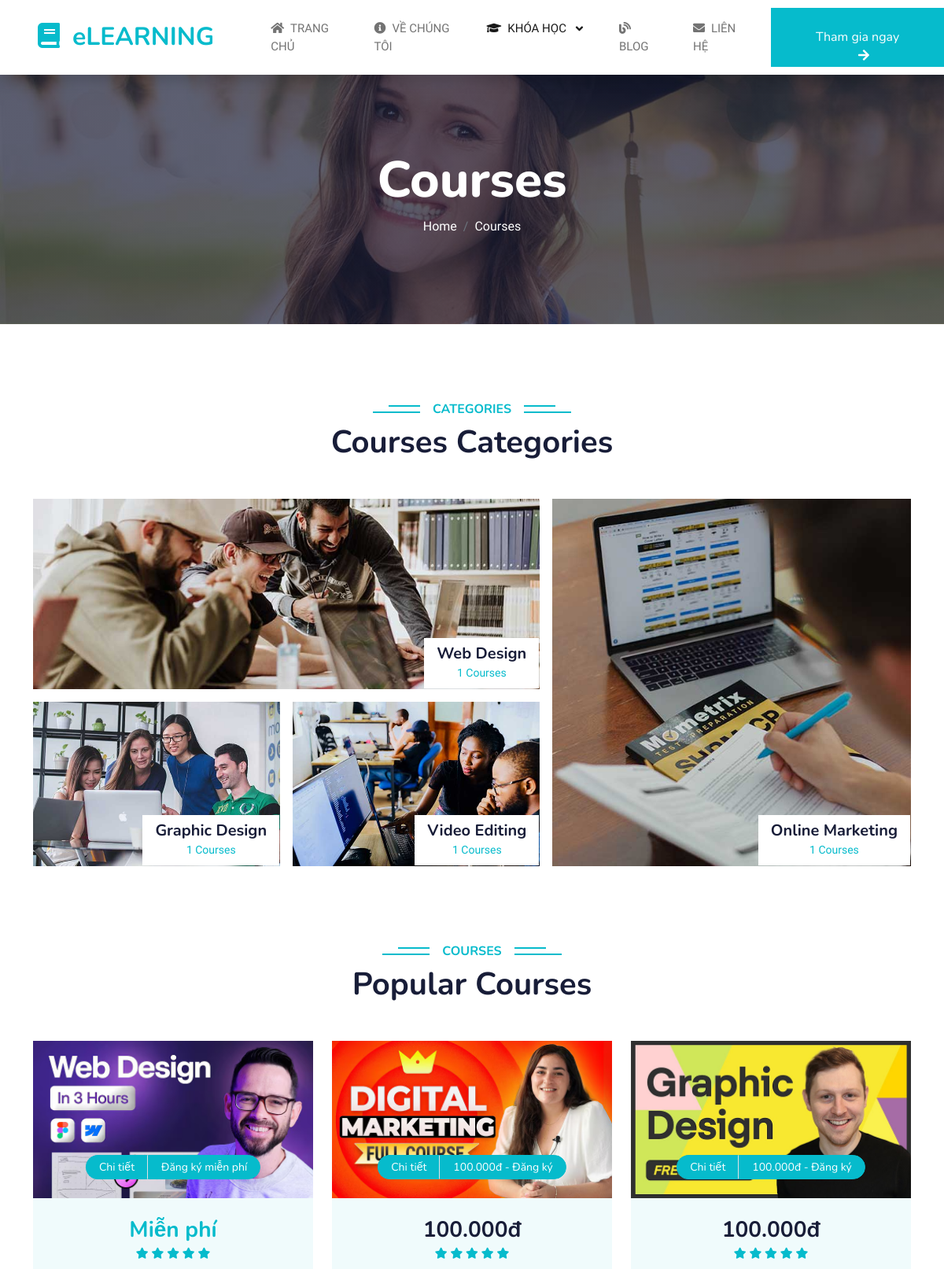
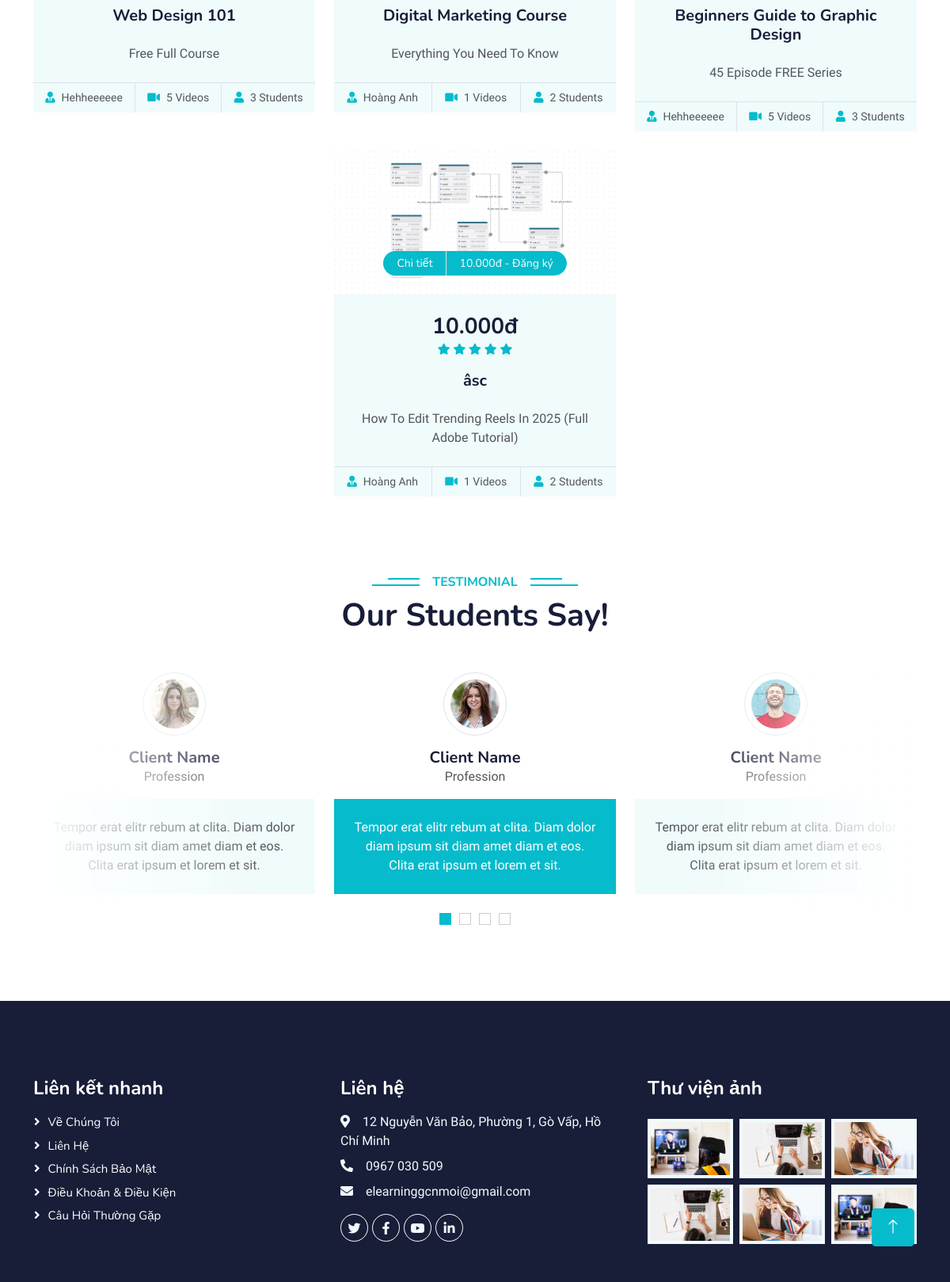
The app's page /public/courses.php with its own data (2 pictures, top to bottom).
### tables this page shows
CREATE TABLE `categories` (
  `id` int(11) NOT NULL,
  `name` varchar(100) DEFAULT NULL
);

CREATE TABLE `courses` (
  `id` int(11) NOT NULL,
  `title` varchar(255) DEFAULT NULL,
  `description` text DEFAULT NULL,
  `price` decimal(10,2) DEFAULT NULL,
  `instructor_id` int(11) DEFAULT NULL,
  `created_at` datetime DEFAULT current_timestamp(),
  `thumbnail` text DEFAULT NULL
);

CREATE TABLE `users` (
  `user_id` int(11) NOT NULL,
  `username` varchar(50) DEFAULT NULL,
  `name` varchar(100) DEFAULT NULL,
  `email` varchar(100) DEFAULT NULL,
  `avatar` text DEFAULT NULL,
  `password` varchar(255) DEFAULT NULL,
  `role` enum('student','instructor','admin') NOT NULL,
  `status` enum('active','inactive') NOT NULL DEFAULT 'active',
  `created_at` datetime DEFAULT current_timestamp()
);

### classes/CourseManager.php (called while the page is built, shortened)
<?php
require_once __DIR__ . '/../public/includes/db.php';
class CourseManager
{
    private $conn;
    public function __construct()
    {
        global $conn;
        $this->conn = $conn;
    }
    public function getAllCategories()
    {
        $stmt = $this->conn->prepare("SELECT id, name FROM categories");
        $stmt->execute();
        $result = $stmt->get_result();
        $categories = array();
        while ($row = $result->fetch_assoc()) {
            $row['course_count'] = $this->countCoursesByCategory($row['id']);
            $categories[] = $row;
        }
        return $categories;
    }
    public function countCoursesByCategory($categoryId)
    {
        $stmt = $this->conn->prepare("
            SELECT COUNT(c.id) as total
            FROM courses c
            JOIN course_categories cc ON c.id = cc.course_id
            WHERE cc.category_id = ?
        ");
        $stmt->bind_param("i", $categoryId);
        $stmt->execute();
        $result = $stmt->get_result();
        $row = $result->fetch_assoc();
        return $row['total'] ?? 0;
    }
    public function getAllCourses()
    {
        $stmt = $this->conn->prepare("SELECT c.*, u.name as instructor_name FROM courses c LEFT JOIN users u ON c.instructor_id = u.user_id");
        $stmt->execute();
        $result = $stmt->get_result();
        $courses = array();
        while ($row = $result->fetch_assoc()) {
            $row['lesson_count'] = $this->countLessonsByCourse($row['id']);
            $row['student_count'] = $this->countStudentsByCourse($row['id']);
            $row['categories'] = $this->getCategoriesByCourse($row['id']);
            $courses[] = $row;
        }
        return $courses;
    }
    private function countLessonsByCourse($courseId)
    {
        $stmt = $this->conn->prepare("SELECT COUNT(*) as total FROM lessons WHERE course_id = ?");
        $stmt->bind_param("i", $courseId);
        $stmt->execute();
        $result = $stmt->get_result();
        $row = $result->fetch_assoc();
        return $row['total'] ?? 0;
    }
    private function countStudentsByCourse($courseId)
    {
        $stmt = $this->conn->prepare("SELECT COUNT(*) as total FROM enrollments WHERE course_id = ?");
        $stmt->bind_param("i", $courseId);
        $stmt->execute();
        $result = $stmt->get_result();
        $row = $result->fetch_assoc();
        return $row['total'] ?? 0;
    }
    private function getCategoriesByCourse($courseId)
    {
        $stmt = $this->conn->prepare("
            SELECT c.id, c.name
            FROM categories c
            JOIN course_categories cc ON c.id = cc.category_id
            WHERE cc.course_id = ?
        ");
        $stmt->bind_param("i", $courseId);
        $stmt->execute();
        $result = $stmt->get_result();
        $categories = array();
        while ($row = $result->fetch_assoc()) {
            $categories[] = $row;
        }
        return $categories;
    }
}

### public/courses.php (the view, shortened to what this page needs)
<?php
require_once '../classes/CourseManager.php';
$courseManager = new CourseManager();
$categoryId = isset($_GET['category']) ? (int)$_GET['category'] : null;
$currentCategory = null;
$userId = isset($_SESSION['user_id']) ? $_SESSION['user_id'] : null;
if ($categoryId) {
    $courses = $courseManager->getCoursesByCategory($categoryId);
    $currentCategory = $courseManager->getCategoryById($categoryId);
} else {
    $courses = $courseManager->getAllCourses();
}
?>
<!DOCTYPE html>
<html lang="en">
<head>
    <link href="https://cdnjs.cloudflare.com/ajax/libs/font-awesome/5.10.0/css/all.min.css" rel="stylesheet">
    <link href="https://cdn.jsdelivr.net/npm/bootstrap-icons@1.4.1/font/bootstrap-icons.css" rel="stylesheet">
    <link href="assets/lib/animate/animate.min.css" rel="stylesheet">
    <link href="assets/lib/owlcarousel/assets/owl.carousel.min.css" rel="stylesheet">
    <link href="assets/css/bootstrap.min.css" rel="stylesheet">
    <link href="assets/css/style.css" rel="stylesheet">
</head>
<body>
    <?php include 'includes/header.php'; ?>
    <div class="container-fluid bg-primary py-5 mb-5 page-header">
        <div class="container py-5">
            <div class="row justify-content-center">
                <div class="col-lg-10 text-center">
                    <h1 class="display-3 text-white animated slideInDown">
                        <?php echo $currentCategory ? $currentCategory['name'] . ' Courses' : 'Courses'; ?>
                    </h1>
                    <nav aria-label="breadcrumb">
                        <ol class="breadcrumb justify-content-center">
                            <li class="breadcrumb-item"><a class="text-white" href="index.php">Home</a></li>
                            <li class="breadcrumb-item"><a class="text-white" href="courses.php">Courses</a></li>
                        </ol>
                    </nav>
                </div>
            </div>
        </div>
    </div>
    <div class="container-xxl py-5 category">
        <div class="container">
            <div class="text-center wow fadeInUp" data-wow-delay="0.1s">
                <h6 class="section-title bg-white text-center text-primary px-3">Categories</h6>
                <h1 class="mb-5">Courses Categories</h1>
            </div>
            <div class="row g-3">
                <div class="col-lg-7 col-md-6">
                    <div class="row g-3">
                        <?php
                        $delay = 0.1;
                        $count = 0;
                        foreach ($categories as $category):
                            if ($count < 3):
                                $colClass = $count == 0 ? 'col-lg-12 col-md-12' : 'col-lg-6 col-md-12';
                        ?>
                                <div class="<?php echo $colClass; ?> wow zoomIn" data-wow-delay="<?php echo $delay; ?>s">
                                    <a class="position-relative d-block overflow-hidden" href="javascript:void(0)"
                                        onclick="filterCoursesByCategory(<?php echo $category['id']; ?>, '<?php echo addslashes($category['name']); ?>')"
                                        data-category-id="<?php echo $category['id']; ?>">
                                        <img class="img-fluid" src="assets/img/cat-<?php echo $count + 1; ?>.jpg" alt="">
                                        <div class="bg-white text-center position-absolute bottom-0 end-0 py-2 px-3" style="margin: 1px;">
                                            <h5 class="m-0"><?php echo $category['name']; ?></h5>
                                            <small class="text-primary"><?php echo $category['course_count']; ?> Courses</small>
                                        </div>
                                    </a>
                                </div>
                        <?php
                                $delay += 0.2;
                                $count++;
                            endif;
                        endforeach;
                        ?>
                    </div>
                </div>
                <?php
                if (isset($categories[3])):
                ?>
                    <div class="col-lg-5 col-md-6 wow zoomIn" data-wow-delay="0.7s" style="min-height: 350px;">
                        <a class="position-relative d-block h-100 overflow-hidden" href="javascript:void(0)"
                            onclick="filterCoursesByCategory(<?php echo $categories[3]['id']; ?>, '<?php echo addslashes($categories[3]['name']); ?>')"
                            data-category-id="<?php echo $categories[3]['id']; ?>">
                            <img class="img-fluid position-absolute w-100 h-100" src="assets/img/cat-4.jpg" alt="" style="object-fit: cover;">
                            <div class="bg-white text-center position-absolute bottom-0 end-0 py-2 px-3" style="margin:  1px;">
                                <h5 class="m-0"><?php echo $categories[3]['name']; ?></h5>
                                <small class="text-primary"><?php echo $categories[3]['course_count']; ?> Courses</small>
                            </div>
                        </a>
                    </div>
                <?php endif; ?>
            </div>
        </div>
    </div>
    <div class="container-xxl py-5" id="courses-section">
        <div class="container">
            <div class="text-center wow fadeInUp" data-wow-delay="0.1s">
                <h6 class="section-title bg-white text-center text-primary px-3">Courses</h6>
                <h1 class="mb-5">
                    <?php echo $currentCategory ? $currentCategory['name'] . ' Courses' : 'Popular Courses'; ?>
                </h1>
            </div>
            <div class="row g-4 justify-content-center">
                <?php
                $delay = 0.1;
                foreach ($courses as $course):
                ?>
                    <div class="col-lg-4 col-md-6 wow fadeInUp" data-wow-delay="<?php echo $delay; ?>s">
                        <div class="course-item bg-light">
                            <div class="position-relative overflow-hidden">
                                <img class="img-fluid" src="<?php echo $course['thumbnail'] ?: 'assets/img/course-1.jpg'; ?>" alt="<?php echo htmlspecialchars($course['title']); ?>">
                                <div class="w-100 d-flex justify-content-center position-absolute bottom-0 start-0 mb-4">
                                    <a href="course-detail.php?id=<?php echo $course['id']; ?>" class="flex-shrink-0 btn btn-sm btn-primary px-3 border-end" style="border-radius: 30px 0 0 30px;">Chi tiết</a>
                                    <?php if ($userId && $courseManager->isUserEnrolled($userId, $course['id'])): ?>
                                        <a href="lessons.php?course_id=<?php echo $course['id']; ?>" class="flex-shrink-0 btn btn-sm btn-success px-3" style="border-radius: 0 30px 30px 0;">
                                            <i class="fas fa-play-circle me-1"></i> Học ngay
                                        </a>
                                    <?php else: ?>
                                        <?php if ($course['price'] > 0): ?>
                                            <a href="payment.php?course_id=<?php echo $course['id']; ?>" class="flex-shrink-0 btn btn-sm btn-primary px-3" style="border-radius: 0 30px 30px 0;">
                                                <?php echo number_format($course['price'], 0, ',', '.'); ?>đ - Đăng ký
                                            </a>
                                        <?php else: ?>
                                            <a href="enroll.php?course_id=<?php echo $course['id']; ?>" class="flex-shrink-0 btn btn-sm btn-primary px-3" style="border-radius: 0 30px 30px 0;">
                                                Đăng ký miễn phí
                                            </a>
                                        <?php endif; ?>
                                    <?php endif; ?>
                                </div>
                            </div>
                            <div class="text-center p-4 pb-0">
                                <h3 class="mb-0">
                                    <?php if ($course['price'] > 0): ?>
                                        <?php echo number_format($course['price'], 0, ',', '.'); ?>đ
                                    <?php else: ?>
                                        <span class="text-primary">Miễn phí</span>
                                    <?php endif; ?>
                                </h3>
                                <div class="mb-3">
                                    <small class="fa fa-star text-primary"></small>
                                    <small class="fa fa-star text-primary"></small>
                                    <small class="fa fa-star text-primary"></small>
                                    <small class="fa fa-star text-primary"></small>
                                    <small class="fa fa-star text-primary"></small>
                                </div>
                                <h5 class="mb-4"><?php echo htmlspecialchars($course['title']); ?></h5>
                                <?php if ($course['description']): ?>
                                    <p class="mb-4"><?php echo htmlspecialchars($course['description']); ?></p>
                                <?php endif; ?>
                            </div>
                            <div class="d-flex border-top">
                                <small class="flex-fill text-center border-end py-2"><i class="fa fa-user-tie text-primary me-2"></i><?php echo htmlspecialchars($course['instructor_name']); ?></small>
                                <small class="flex-fill text-center border-end py-2"><i class="fa fa-video text-primary me-2"></i><?php echo $course['lesson_count']; ?> Videos</small>
                                <small class="flex-fill text-center py-2"><i class="fa fa-user text-primary me-2"></i><?php echo $course['student_count']; ?> Students</small>
                            </div>
                        </div>
                    </div>
                <?php
                    $delay += 0.2;
                    if ($delay > 0.5) $delay = 0.1;
                endforeach;
                ?>
            </div>
        </div>
    </div>
    <div class="container-xxl py-5 wow fadeInUp" data-wow-delay="0.1s">
        <div class="container">
            <div class="text-center">
                <h6 class="section-title bg-white text-center text-primary px-3">Testimonial</h6>
                <h1 class="mb-5">Our Students Say!</h1>
            </div>
            <div class="owl-carousel testimonial-carousel position-relative">
                <div class="testimonial-item text-center">
                    <img class="border rounded-circle p-2 mx-auto mb-3" src="assets/img/testimonial-1.jpg" style="width: 80px; height: 80px;">
                    <h5 class="mb-0">Client Name</h5>
                    <p>Profession</p>
                    <div class="testimonial-text bg-light text-center p-4">
                        <p class="mb-0">Tempor erat elitr rebum at clita. Diam dolor diam ipsum sit diam amet diam et eos. Clita erat ipsum et lorem et sit.</p>
                    </div>
                </div>
                <div class="testimonial-item text-center">
                    <img class="border rounded-circle p-2 mx-auto mb-3" src="assets/img/testimonial-2.jpg" style="width: 80px; height: 80px;">
                    <h5 class="mb-0">Client Name</h5>
                    <p>Profession</p>
                    <div class="testimonial-text bg-light text-center p-4">
                        <p class="mb-0">Tempor erat elitr rebum at clita. Diam dolor diam ipsum sit diam amet diam et eos. Clita erat ipsum et lorem et sit.</p>
                    </div>
                </div>
                <div class="testimonial-item text-center">
                    <img class="border rounded-circle p-2 mx-auto mb-3" src="assets/img/testimonial-4.jpg" style="width: 80px; height: 80px;">
                    <h5 class="mb-0">Client Name</h5>
                    <p>Profession</p>
                    <div class="testimonial-text bg-light text-center p-4">
                        <p class="mb-0">Tempor erat elitr rebum at clita. Diam dolor diam ipsum sit diam amet diam et eos. Clita erat ipsum et lorem et sit.</p>
                    </div>
                </div>
            </div>
        </div>
    </div>
    <?php include 'includes/footer.php'; ?>
    <a href="#" class="btn btn-lg btn-primary btn-lg-square back-to-top"><i class="bi bi-arrow-up"></i></a>
</body>
</html>

### records on screen
categories: shows a picture, name "Web Design", id "1"
categories: shows a picture, name "Graphic Design", course_count "1"
categories: shows a picture, name "Video Editing", course_count "1"
categories: name "Online Marketing"
courses: thumbnail (picture), price "Miễn phí", title "Web Design 101", description "Free Full Course", instructor.name "Hehheeeeee", lesson_count "5", id "3"
courses: thumbnail (picture), price "100.000", title "Digital Marketing Course", description "Everything You Need To Know", instructor.name "Hoàng Anh", lesson_count "1", instructor "2"
courses: thumbnail (picture), price "100.000", title "Beginners Guide to Graphic Design", description "45 Episode FREE Series", instructor.name "Hehheeeeee", id "5", student_count "3"
courses: thumbnail (picture), price "10.000", title "âsc", description "How To Edit Trending Reels In 2025 (Full Adobe Tutorial)", instructor.name "Hoàng Anh", lesson_count "1", instructor "2"

### other values on screen
$categories[3]['course_count'] "1"
